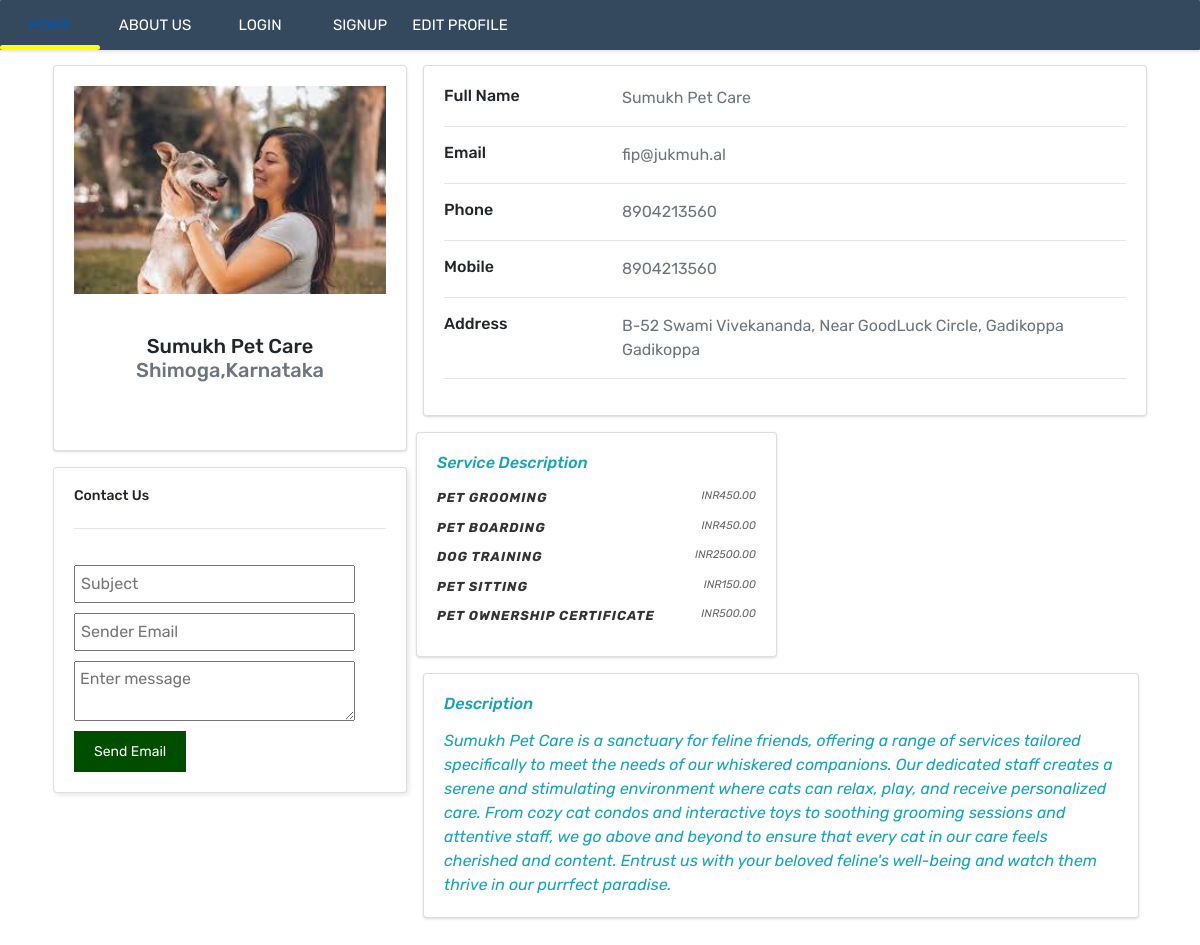
/profile/13, run on the app's committed database.
### caretaker/models.py (models this page shows, shortened)
class UserProfile(models.Model):
    user = models.OneToOneField(User, primary_key=True, verbose_name='user', related_name='profile', on_delete=models.CASCADE)
    name = models.CharField(max_length=100, null=True)
    form_number = models.CharField(max_length=12, null=True)
    phone_number = models.CharField(max_length=10, null=True)
    backup_phonenumber = models.CharField(max_length=10, null=True)
    first_line = models.CharField(max_length=100, null=True)
    second_line = models.CharField(max_length=100, blank=True)
    city = models.CharField(max_length=100, null=True)
    state = models.CharField(max_length=50, null=True)
    postal_code = models.CharField(max_length=20, null=True)
    description = models.TextField(null=True)
    services_description = models.ManyToManyField(Service, through='ServiceDescription')
    image = models.ImageField(upload_to='caretaker_images/', null=True, blank=True)
    view_counter = models.PositiveIntegerField(default=0)

class ServiceDescription(models.Model):
    user_profile = models.ForeignKey(UserProfile, on_delete=models.CASCADE)
    service = models.ForeignKey(Service, on_delete=models.CASCADE)
    price = models.DecimalField(max_digits=10, decimal_places=2, null=True, blank=True)

class Service(models.Model):
    name = models.CharField(max_length=100, choices=SERVICE_CHOICES)

### caretaker/views.py (the view)
# urls.py: path('profile/<int:pk>',ProfileView.as_view(),name='profile'),
class ProfileView(View):
    def get(self, request, pk, *args, **kwargs):
          profile = get_object_or_404(UserProfile, pk=pk)
          user = profile.user
          service_descriptions = profile.servicedescription_set.all()
          profile.view_counter += 1
          profile.save()
          context = {
               'user': user,
               'profile': profile,
               'service_descriptions': service_descriptions,
          }
          return render(request, 'profilepage.html', context)

### templates/profilepage.html (shortened to what this page needs)
<html>
    <head>
    <link rel="stylesheet" href="https://cdnjs.cloudflare.com/ajax/libs/font-awesome/5.15.3/css/all.min.css" />
    </head>
<body>
    <nav>
        <a href="/display">Home</a>
        <a href="/">About Us</a>
        <a href="{% url 'account_login'%}">Login</a>
        <a href="{% url 'account_signup' %}">SignUp</a>
        <a href="{% url 'caretaker:profile-edit' profile.pk %}">Edit Profile</a>
        <div class="animation start-home"></div>
    </nav>
    <br>
    <br>
    <body>
        <link rel="stylesheet" href="https://cdn.jsdelivr.net/npm/bootstrap@4.4.1/dist/css/bootstrap.min.css">
        <div class="container">
            <div class="main-body">
                  <div class="row gutters-sm">
                    <div class="col-md-4 mb-3">
                      <div class="card">
                        <div class="card-body">
                          <div class="d-flex flex-column align-items-center text-center">
                            <img src="{{ profile.image.url }}" alt="Person Image" class="image" class="rounded" width="100%">
                            <div class="mt-3">
                                {% if profile.name %}
                        <h5 class="py-4">{{ profile.name }}
                    {% endif %}
                              <p class="text-muted font-size-sm">{{ profile.city }},{{ profile.state }}</p>
                            </div>
                          </div>
                        </div>
                      </div>
                      <div class="card mt-3 content-box">
                            <h2 style="font-size: 14px;">Contact Us</h2>
                            <hr>
                            <div class=" contact-us-form">
                                <form action="" method="POST">
                                    <input type="text" name="name" placeholder="Subject" required>
                                    <input type="email" name="email" placeholder="Sender Email" required>
                                    <textarea name="message" placeholder="Enter message" required></textarea>
                                    <button type="submit" style="background-color: #004d00; color: #fff; border: none; padding: 10px 20px; font-size: 14px; cursor: pointer;">Send Email</button>
                                </form>
                            </div>
                      </div>
                    </div>
                    <div class="col-md-8">
                      <div class="card mb-3">
                        <div class="card-body">
                          <div class="row">
                            <div class="col-sm-3">
                              <h6 class="mb-0">Full Name</h6>
                            </div>
                            <div class="col-sm-9 text-secondary">
                                {% if profile.name %}
                                {{ profile.name }}
                            {% endif %}
                            </div>
                          </div>
                          <hr>
                          <div class="row">
                            <div class="col-sm-3">
                              <h6 class="mb-0">Email</h6>
                            </div>
                            <div class="col-sm-9 text-secondary">
                              fip@jukmuh.al
                            </div>
                          </div>
                          <hr>
                          <div class="row">
                            <div class="col-sm-3">
                              <h6 class="mb-0">Phone</h6>
                            </div>
                            <div class="col-sm-9 text-secondary">
                                {{ profile.phone_number }}
                            </div>
                          </div>
                          <hr>
                          <div class="row">
                            <div class="col-sm-3">
                              <h6 class="mb-0">Mobile</h6>
                            </div>
                            <div class="col-sm-9 text-secondary">
                                {{ profile.backup_phonenumber }}
                            </div>
                          </div>
                          <hr>
                          <div class="row">
                            <div class="col-sm-3">
                              <h6 class="mb-0">Address</h6>
                            </div>
                            <div class="col-sm-9 text-secondary">
                                {{ profile.first_line }}<br>{{ profile.second_line }}
                            </div>
                          </div>
                          <hr>
                        </div>
                      </div>
                      <div class="row gutters-sm">
                        <div class="col-sm-6 mb-3">
                          <div class="card h-100">
                            <div class="card-body">
                              <h6 class="d-flex align-items-center mb-3"><i class="material-icons text-info mr-2">Service Description</h6>
                              {% for service_description in service_descriptions %}
                              <div class="container-service">
                                <div class="key-value">
                                    <span class="key">{{ service_description.service.name }}</span>
                                    <span class="value">INR{{ service_description.price }}</span>
                                </div>
                            </div>
                            {% endfor %}
                            </div>
                          </div>
                        </div>
                        <div class="col-sm-12 mb-3" >
                            <div class="card h-200">
                              <div class="card-body" >
                                <h6 class="d-flex align-items-center mb-3"><i class="material-icons text-info mr-2">Description</i></h6>
                                {{profile.description}}
                              </div>
                            </div>
                          </div>
                    </div>
                  </div>
                </div>
            </div>
    </body>
</html>

### templates/profilepage.html (style rules this page uses)
* { margin: 0; padding: 0; box-sizing: border-box; font-family:'Rubik',sans-serif; }
body { display: flex; justify-content: center; align-self:center ; min-height: 100vh; background: #808080; }
nav { position: fixed; top: 0; left: 0; width: 100%; height: 50px; background: #34495e; border-radius: 1px; font-size: 0; box-shadow: 0 2px 3px 0 rgba(0,0,0,0.1); z-index: 100; }
nav a { font-size: 15px; text-transform: uppercase; color: white; text-decoration: none; line-height: 50px; position: relative; z-index: 1; display: inline-block; text-align: center; }
nav .animation { position: absolute; height: 5px; bottom: 0; z-index: 0; background: yellow; transition: all .5s ease 0s; border-radius: 8px; }
a:nth-child(1) { width: 100px; }
nav .start-home,a:nth-child(1):hover~.animation { width: 100px; left: 0; }
a:nth-child(2) { width: 110px; }
a:nth-child(3) { width: 100px; }
a:nth-child(4) { width: 100px; }
a:nth-child(5) { width: 100px; }
h5 { font-weight:200; }
body { margin-top:20px; color: #1a202c; text-align: left; background-color: #e2e8f0; }
.main-body { padding: 15px; }
.card { box-shadow: 0 1px 3px 0 rgba(0,0,0,.1), 0 1px 2px 0 rgba(0,0,0,.06); }
.card { position: relative; display: flex; flex-direction: column; min-width: 0; word-wrap: break-word; background-color: #fff; background-clip: border-box; border: 0 solid rgba(0,0,0,.125); border-radius: .25rem; }
.container { margin-top:50px; }
.card-body { flex: 1 1 auto; min-height: 1px; padding: 1rem; }
.gutters-sm { margin-right: -8px; margin-left: -8px; }
.gutters-sm>.col, .gutters-sm>[class*=col-] { padding-right: 8px; padding-left: 8px; }
.mb-3, .my-3 { margin-bottom: 1rem!important; }
.h-100 { height: 100%!important; }
.key-value { display: flex; justify-content: space-between; margin-bottom: 10px; font-family: "Helvetica Neue", Arial, sans-serif; }
.key { font-weight: bolder; font-size: 13px; text-transform: uppercase; letter-spacing: 1px; color: #333; }
.value { font-size: 11px; font-style: italic; color: #666; }
.contact-us-form { margin-top: 20px; }
.contact-us-form input, .contact-us-form textarea { width: 90%; margin-bottom: 10px; padding: 5px; }
.content-box { width: 100%; max-width: 800px; margin: 0 auto; margin-bottom:20px; padding: 20px; background-color: #fff; border-radius: 5px; box-sizing: border-box; box-shadow: 2px 2px 5px rgba(0, 0, 0, 0.1); transition: box-shadow 0.3s ease; }

### data on the page
UserProfile: image (picture), name "Sumukh Pet Care", city "Shimoga", state "Karnataka", phone_number "8904213560", backup_phonenumber "8904213560", first_line "B-52 Swami Vivekananda, Near GoodLuck Circle, Gadikoppa", second_line "Gadikoppa", description "Sumukh Pet Care is a sanctuary for feline friends, offering a range of services tailored specifically to meet the needs of our whiskered companions. Our dedicated staff creates a serene and stimulating environment where cats can relax, play, and receive personalized care. From cozy cat condos and interactive toys to soothing grooming sessions and attentive staff, we go above and beyond to ensure that every cat in our care feels cherished and content. Entrust us with your beloved feline's well-being and watch them thrive in our purrfect paradise."
ServiceDescription: service.name "PET GROOMING", price "450.00"
ServiceDescription: service.name "PET BOARDING", price "450.00"
ServiceDescription: service.name "DOG TRAINING", price "2500.00"
ServiceDescription: service.name "PET SITTING", price "150.00"
ServiceDescription: service.name "PET OWNERSHIP CERTIFICATE", price "500.00"
